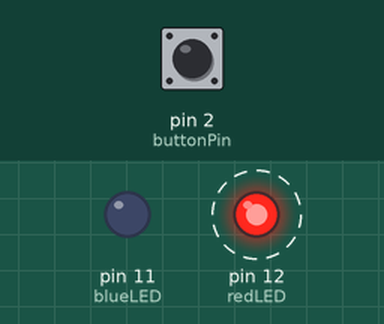
The sketch below on a simulated Arduino Uno, built with avr-gcc and run on an emulated ATmega328P. Shown: output pins drawn as LEDs (lit = HIGH). Dashed ring = blinking. Inputs (shaded band) come from the test bench; at power-on: pin 2 (buttonPin) HIGH.

Above: at 1.2 s.
1.3 s: pin 2 (buttonPin) pulled LOW for 0.15 s
At 1.37 s:
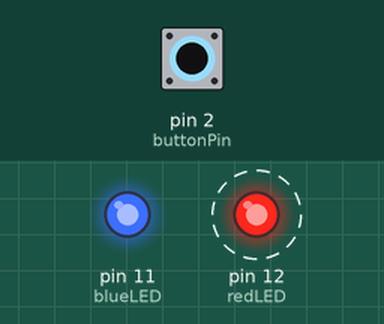
4.3 s: pin 2 (buttonPin) pulled LOW for 1 s
At 5.9 s:
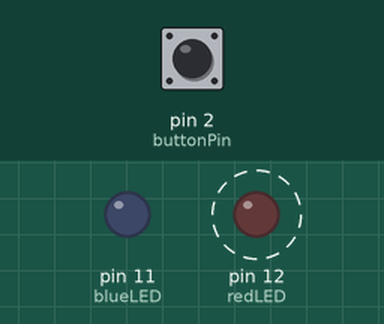
7.3 s: pin 2 (buttonPin) pulled LOW for 3.2 s
At 7.8 s:
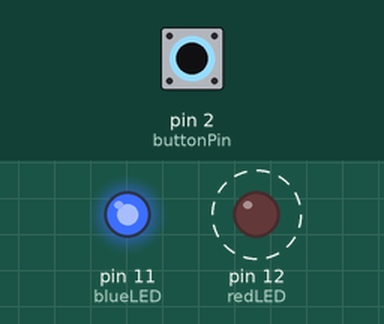
Timing chart, 0 to 18.0 s (numbered marks = the images above; inputs shaded):
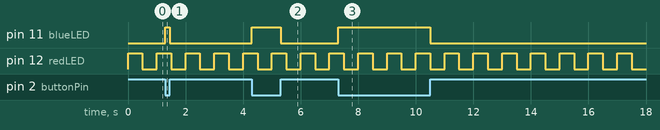

Measured:
- after the input at 1.3 s, pin 11 (blueLED): LOW → HIGH at once, → LOW 0.15 s later
- after the input at 4.3 s, pin 11 (blueLED): LOW → HIGH at once, → LOW 1.0 s later
- after the input at 7.3 s, pin 11 (blueLED): LOW → HIGH at once, → LOW 3.2 s later
- by itself, pin 12 (redLED): alternates HIGH for 0.50 s and LOW for 0.50 s

The sketch:

led_with_hardware_interupts.ino
```cpp
int blueLED = 11;
int redLED = 12;
int buttonPin = 2;

volatile int buttonState;

void setup() {
  pinMode(blueLED, OUTPUT);
  pinMode(redLED, OUTPUT);
  pinMode(buttonPin, INPUT_PULLUP);
  attachInterrupt(digitalPinToInterrupt(buttonPin),ISR_button, CHANGE);
}

void ISR_button() {
  buttonState = digitalRead(buttonPin);
  digitalWrite(blueLED, !buttonState);
}

void loop() {
  digitalWrite(redLED, HIGH);
  delay(500);
  digitalWrite(redLED, LOW);
  delay(500);
}
```
